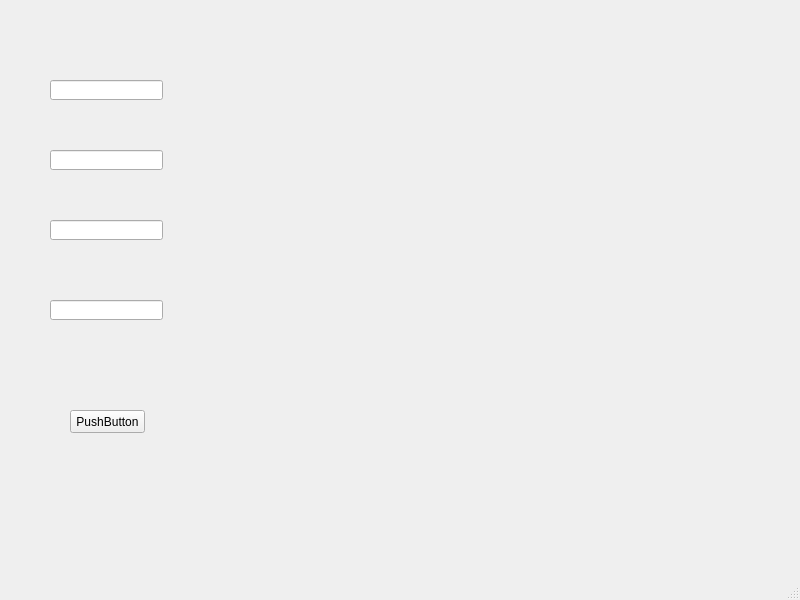
<?xml version="1.0" encoding="UTF-8"?>
<ui version="4.0">
 <class>MainWindow</class>
 <widget class="QMainWindow" name="MainWindow">
  <property name="geometry">
   <rect>
    <x>0</x>
    <y>0</y>
    <width>800</width>
    <height>600</height>
   </rect>
  </property>
  <property name="windowTitle">
   <string>MainWindow</string>
  </property>
  <widget class="QWidget" name="centralwidget">
   <widget class="QPushButton" name="pushButton">
    <property name="geometry">
     <rect>
      <x>70</x>
      <y>410</y>
      <width>75</width>
      <height>23</height>
     </rect>
    </property>
    <property name="text">
     <string>PushButton</string>
    </property>
   </widget>
   <widget class="QLineEdit" name="lineEdit">
    <property name="geometry">
     <rect>
      <x>50</x>
      <y>80</y>
      <width>113</width>
      <height>20</height>
     </rect>
    </property>
   </widget>
   <widget class="QLineEdit" name="lineEdit_2">
    <property name="geometry">
     <rect>
      <x>50</x>
      <y>150</y>
      <width>113</width>
      <height>20</height>
     </rect>
    </property>
   </widget>
   <widget class="QLineEdit" name="lineEdit_3">
    <property name="geometry">
     <rect>
      <x>50</x>
      <y>220</y>
      <width>113</width>
      <height>20</height>
     </rect>
    </property>
   </widget>
   <widget class="QLineEdit" name="lineEdit_4">
    <property name="geometry">
     <rect>
      <x>50</x>
      <y>300</y>
      <width>113</width>
      <height>20</height>
     </rect>
    </property>
   </widget>
  </widget>
  <widget class="QMenuBar" name="menubar">
   <property name="geometry">
    <rect>
     <x>0</x>
     <y>0</y>
     <width>800</width>
     <height>21</height>
    </rect>
   </property>
  </widget>
  <widget class="QStatusBar" name="statusbar"/>
 </widget>
 <resources/>
 <connections/>
</ui>
